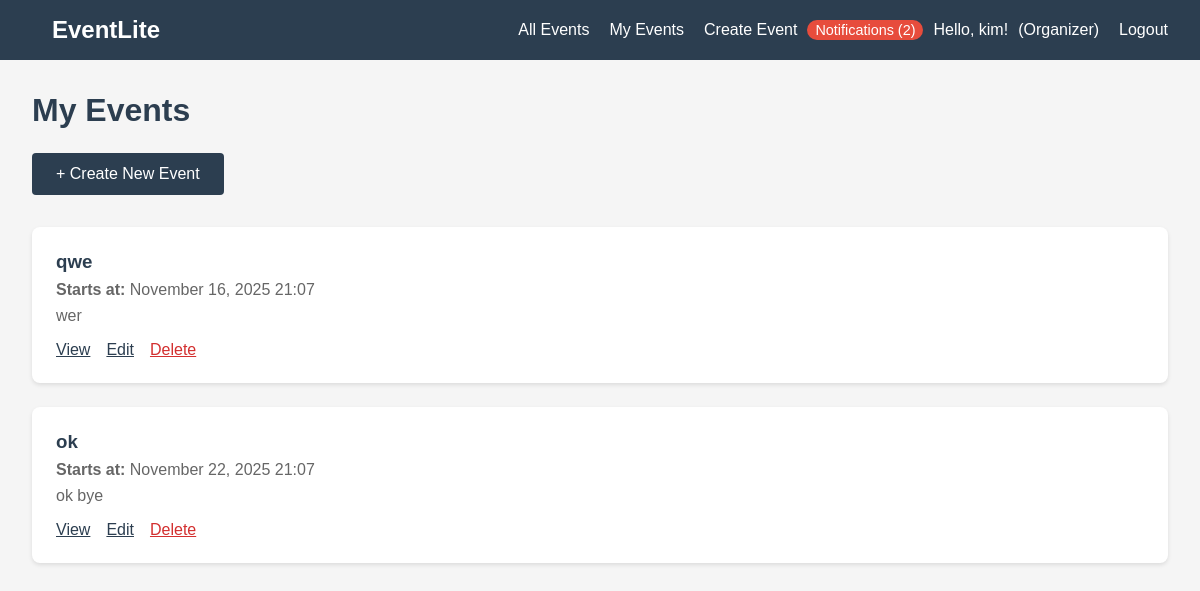
The page /organizer/events/ (signed in) on the database its author committed.
### events/models.py (models this page shows, shortened)
class Event(models.Model):
    title = models.CharField(max_length=200)
    description = models.TextField()
    organizer = models.ForeignKey(User, on_delete=models.CASCADE, related_name='events')
    starts_at = models.DateTimeField()
    created_at = models.DateTimeField(auto_now_add=True)

### events/views.py (the view)
# urls.py: path('organizer/events/', OrganizerEventListView.as_view(), name='organizer_events'),
class OrganizerEventListView(OrganizerRequiredMixin, ListView):
    model = Event
    template_name = 'events/organizer_events.html'
    context_object_name = 'events'
    def get_queryset(self):
        return Event.objects.filter(organizer=self.request.user).order_by('-created_at')

### events/context_processors.py (called while the page is built)
def global_counts(request):
    context = {}
    if request.user.is_authenticated:
        context['unread_notifications_count'] = Notification.objects.filter(
            user=request.user,
            is_read=False
        ).count()
        if hasattr(request.user, 'profile') and request.user.profile.role == 'ATTENDEE':
            context['my_bookmarks_count'] = Bookmark.objects.filter(user=request.user).count()
        else:
            context['my_bookmarks_count'] = 0
    else:
        context['unread_notifications_count'] = 0
        context['my_bookmarks_count'] = 0
    return context

### events/mixins.py (called while the page is built)
    def dispatch(self, request, *args, **kwargs):
        if not request.user.is_authenticated:
            return self.handle_no_permission()
        if not hasattr(request.user, 'profile') or request.user.profile.role != 'ORGANIZER':
            raise PermissionDenied("Only organizers can access this page.")
        return super().dispatch(request, *args, **kwargs)

### events/templates/events/organizer_events.html (shortened to what this page needs)
{% extends 'events/base.html' %}
{% block content %}
<h1 style="color: #2c3e50; margin-bottom: 1.5rem;">My Events</h1>
<a href="{% url 'event_create' %}" style="display: inline-block; padding: 0.75rem 1.5rem; background-color: #2c3e50; color: white; text-decoration: none; border-radius: 4px; margin-bottom: 2rem;">
    + Create New Event
</a>
{% if events %}
    <div style="display: grid; gap: 1.5rem;">
        {% for event in events %}
            <div style="background: white; padding: 1.5rem; border-radius: 8px; box-shadow: 0 2px 4px rgba(0,0,0,0.1);">
                <h3 style="margin-bottom: 0.5rem;">
                    <a href="{% url 'event_detail' event.pk %}" style="color: #2c3e50; text-decoration: none;">
                        {{ event.title }}
                    </a>
                </h3>
                <p style="color: #666; margin-bottom: 0.5rem;">
                    <strong>Starts at:</strong> {{ event.starts_at|date:"F d, Y H:i" }}
                </p>
                <p style="color: #666; margin-bottom: 1rem;">
                    {{ event.description|truncatewords:30 }}
                </p>
                <div style="display: flex; gap: 1rem;">
                    <a href="{% url 'event_detail' event.pk %}" style="color: #2c3e50; text-decoration: underline;">View</a>
                    <a href="{% url 'event_update' event.pk %}" style="color: #2c3e50; text-decoration: underline;">Edit</a>
                    <a href="{% url 'event_delete' event.pk %}" style="color: #d32f2f; text-decoration: underline;">Delete</a>
                </div>
            </div>
        {% endfor %}
    </div>
{% else %}
    <p style="color: #666; text-align: center; padding: 2rem;">
        You haven't created any events yet.
        <a href="{% url 'event_create' %}" style="color: #2c3e50;">Create your first event!</a>
    </p>
{% endif %}
{% endblock %}

### events/templates/events/base.html (shortened to what this page needs)
<!DOCTYPE html>
<html lang="en">
<head>
</head>
<body>
    <nav class="navbar">
        <div class="navbar-brand">
            <a href="{% url 'home' %}">EventLite</a>
        </div>
        <div class="navbar-links">
            {% if user.is_authenticated %}
                <a href="{% url 'event_list' %}">All Events</a>
                {% if user.profile %}
                    {% if user.profile.role == 'ORGANIZER' %}
                        <a href="{% url 'organizer_events' %}">My Events</a>
                        <a href="{% url 'event_create' %}">Create Event</a>
                        {% if unread_notifications_count > 0 %}
                            <span style="margin-left: 10px; background-color: #e74c3c; padding: 2px 8px; border-radius: 10px; font-size: 0.9rem;">
                                Notifications ({{ unread_notifications_count }})
                            </span>
                        {% endif %}
                    {% else %}
                        {% if my_bookmarks_count > 0 %}
                            <span style="margin-left: 10px;">★ {{ my_bookmarks_count }}</span>
                        {% endif %}
                    {% endif %}
                {% endif %}
                <span style="margin-left: 10px;">Hello, {{ user.username }}!</span>
                {% if user.profile %}
                    {% if user.profile.role == 'ORGANIZER' %}
                        <span style="margin-left: 10px;">(Organizer)</span>
                    {% else %}
                        <span style="margin-left: 10px;">(Attendee)</span>
                    {% endif %}
                {% endif %}
                <a href="{% url 'logout' %}">Logout</a>
            {% else %}
                <a href="{% url 'login' %}">Login</a>
                <a href="{% url 'signup' %}">Sign Up</a>
            {% endif %}
        </div>
    </nav>
    <div class="container">
        {% block content %}
        {% endblock %}
    </div>
</body>
</html>

### events/templates/events/base.html (style rules this page uses)
* { margin: 0; padding: 0; box-sizing: border-box; }
body { font-family: Arial, sans-serif; background-color: #f5f5f5; color: #333; }
.navbar { background-color: #2c3e50; color: white; padding: 1rem 2rem; display: flex; justify-content: space-between; align-items: center; }
.navbar a { color: white; text-decoration: none; margin-left: 20px; }
.navbar-brand { font-size: 1.5rem; font-weight: bold; }
.navbar-links { display: flex; align-items: center; }
.container { max-width: 1200px; margin: 2rem auto; padding: 0 2rem; }

### rows shown on the page
Event: title "qwe", starts_at "November 16, 2025 21:07", description "wer"
Event: title "ok", starts_at "November 22, 2025 21:07", description "ok bye"

### other values the page prints
{{ unread_notifications_count }} "2"
{{ user.username }} "kim"
